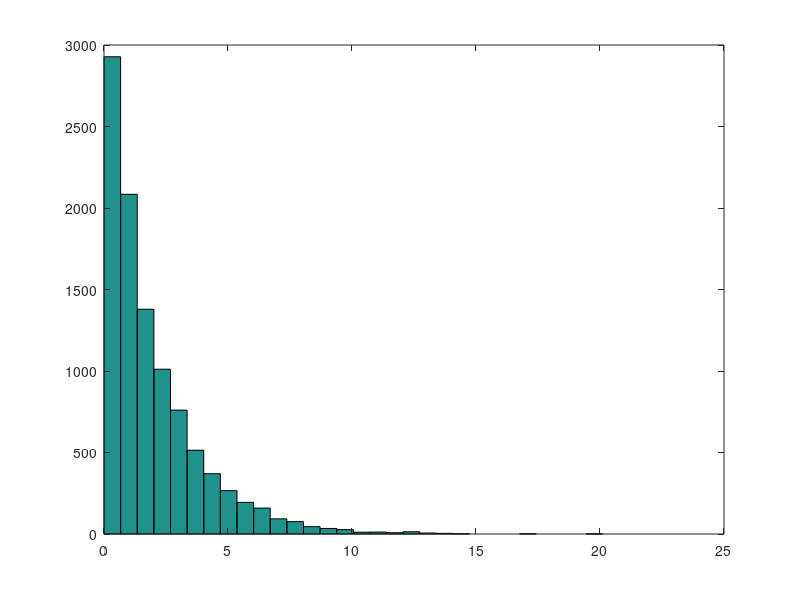
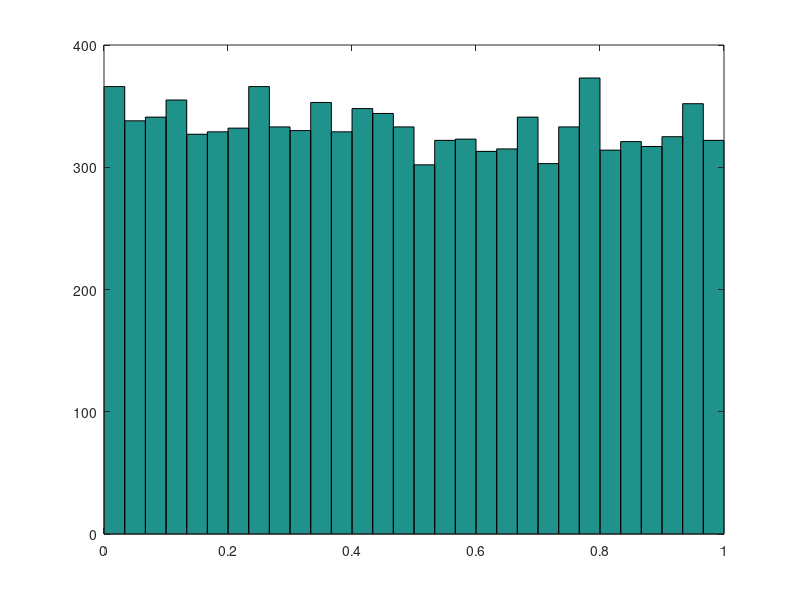
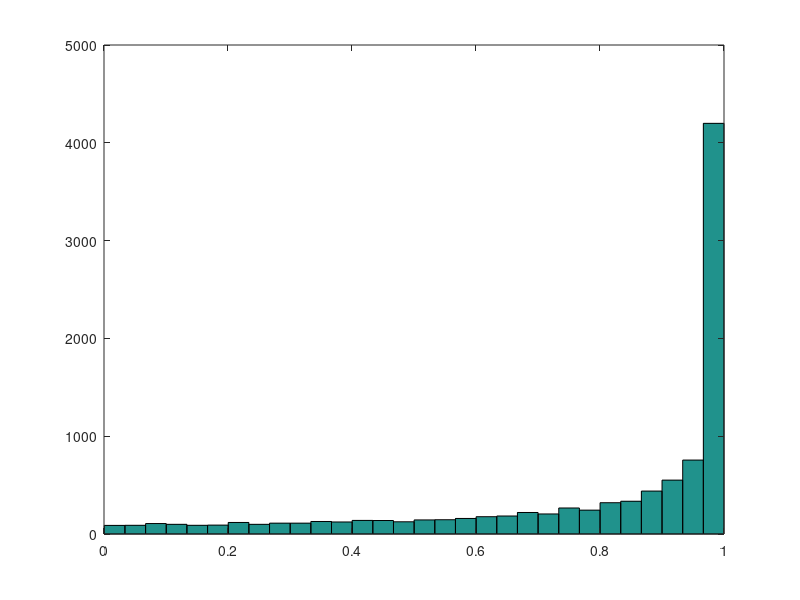
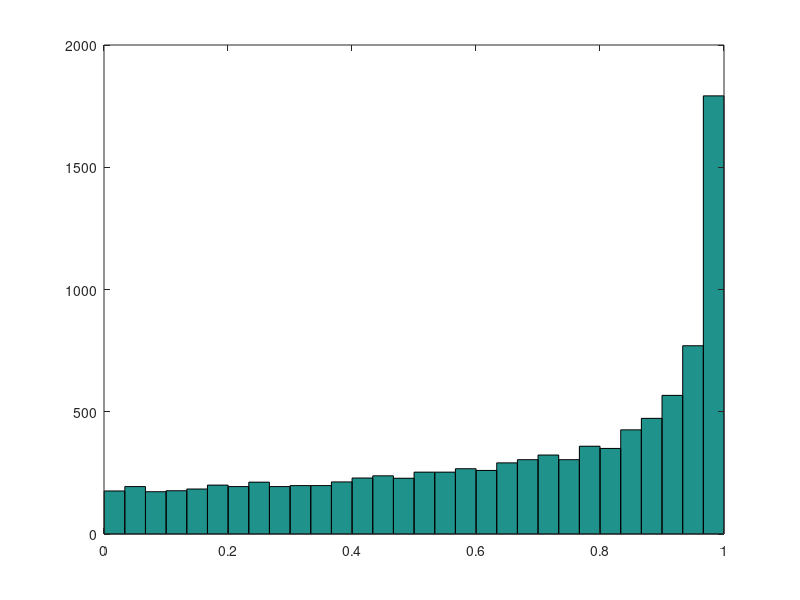

The MATLAB script that drew these images, in order:
% ECE 471 : Drill Problem 5.68

close all
clear all


m = exprnd(2,1,10000);  
hist(m,30);

figure('NumberTitle','off','Name','aplha=1/2')
y=1-exp(-(1/2)*m);
hist(y,30);

figure('NumberTitle','off','Name','aplha=2')
y=1-exp(-(2)*m);
hist(y,30);

figure('NumberTitle','off','Name','aplha=1')
y=1-exp(-(1)*m);
hist(y,30);
